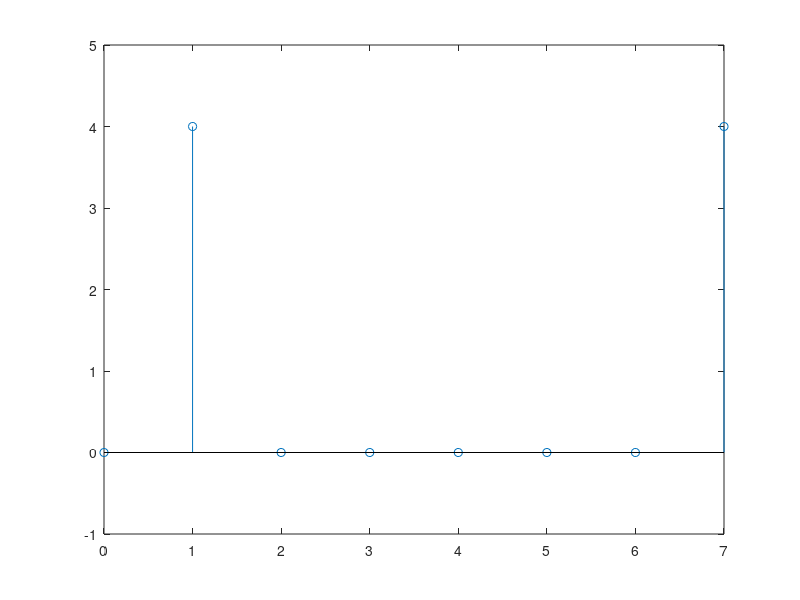
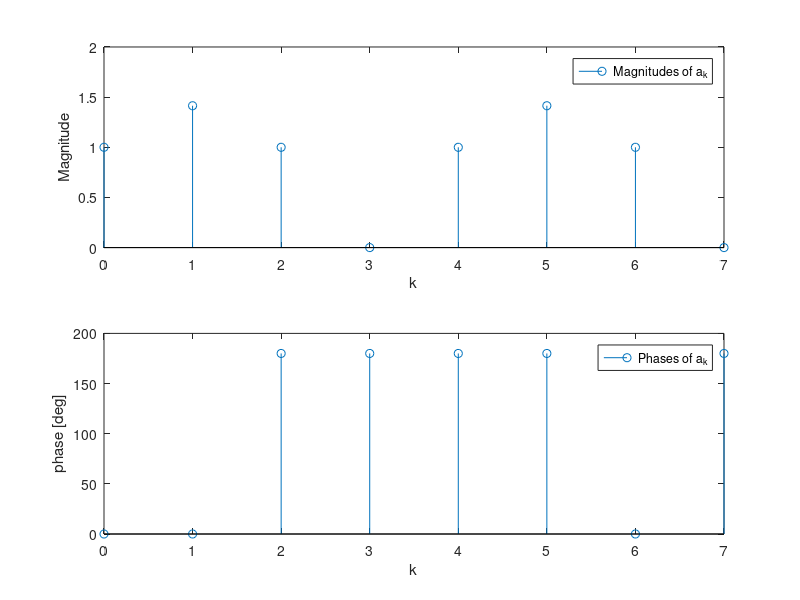

Write MATLAB code to recreate these figures, in order.
%% a
clear
clc

T = 7;
n = 0:1:6
w = 2.*pi./T;
magnitude = [];             % Array of magnitudes
phase = [];                 % Array of phases

x_n = 0;

for k = (0:6) 
    ak = (1/T.*((1-exp(-5j.*k.*w))./(1 - exp(-1j.*k.*w))));
    
    
    if k == 0
        x_n = x_n + (5/7).*exp(1j.*k.*w.*n);
        magnitude = [magnitude, abs(5/7)];
        phase = [phase, rad2deg(angle(5/7))];
    end
    
    if k ~= 0 
        x_n = x_n + (ak .* exp(1j.*k.*w.*n));
        magnitude = [magnitude, abs(ak)];
        phase = [phase, rad2deg(angle(ak))];
    end
end

figure(1)
stem(n,x_n);

figure(2)
subplot(2,1,[1 2]);
% Plot magnitudes
p2 = subplot(2,1,1);
k10 = 0:6;
stem(k10, magnitude);
xlabel(p2,'k');
ylabel(p2,'Magnitude');
legend(p2,'Magnitudes of a_k')

% Plot phases 
p3 = subplot(2,1,2);
k10 = 0:6;
stem(k10, phase);
xlabel(p3,'k');
ylabel(p3,'phase [deg]');
legend(p3,'Phases of a_k');

%% b
clear
clc

T = 6;
n = 0:1:5
w = 2.*pi./T;
magnitude = [];             % Array of magnitudes
phase = [];                 % Array of phases

x_n = 0;

for k = (0:5) 
    ak = (1/T.*((1-exp(-4j.*k.*w))./(1 - exp(-1j.*k.*w))));
    
    
    if k == 0
        x_n = x_n + (4/6).*exp(1j.*k.*w.*n);
        magnitude = [magnitude, abs(4/6)];
        phase = [phase, rad2deg(angle(4/6))];
    end
    
    if k ~= 0 
        x_n = x_n + (ak .* exp(1j.*k.*w.*n));
        magnitude = [magnitude, abs(ak)];
        phase = [phase, rad2deg(angle(ak))];
    end
end

figure(1)
stem(n,x_n);

figure(2)
subplot(2,1,[1 2]);
% Plot magnitudes
p2 = subplot(2,1,1);
k10 = 0:5;
stem(k10, magnitude);
xlabel(p2,'k');
ylabel(p2,'Magnitude');
legend(p2,'Magnitudes of a_k')

% Plot phases 
p3 = subplot(2,1,2);
k10 = 0:5;
stem(k10, phase);
xlabel(p3,'k');
ylabel(p3,'phase [deg]');
legend(p3,'Phases of a_k');

%% c
clear
clc

T = 6;
n = -2:1:3
w = 2.*pi./T;
magnitude = [];             % Array of magnitudes
phase = [];                 % Array of phases

x_n = 0;

for k = (-2:3) 
    ak = (1/T.*((-2.*cos((2.*pi.*k)./3))+(4.*cos((pi.*k)./3))+1));
    
    x_n = x_n + (ak .* exp(1j.*k.*w.*n));
    magnitude = [magnitude, abs(ak)];
    phase = [phase, rad2deg(angle(ak))];

end

figure(1)
stem(n,x_n);
% hold on 
% for k = (1:4)
%     f = n+(k.*T);
%     stem(f,x_n);
% end
% hold off

figure(2)
subplot(2,1,[1 2]);
% Plot magnitudes
p2 = subplot(2,1,1);
k10 = -2:3;
stem(k10, magnitude);
xlabel(p2,'k');
ylabel(p2,'Magnitude');
legend(p2,'Magnitudes of a_k')

% Plot phases 
p3 = subplot(2,1,2);
k10 = -2:3;
stem(k10, phase);
xlabel(p3,'k');
ylabel(p3,'phase [deg]');
legend(p3,'Phases of a_k');

%% Q3
clear
clc

T = 8;
n = 0:1:7
w = 2.*pi./T;
magnitude = [];             % Array of magnitudes
phase = [];                 % Array of phases

x_n = 0;

for k = (0:7) 
    ak = ((cos((k.*pi)./4)+sin((3.*k.*pi)./4)));

    x_n = x_n + (ak .* exp(1j.*k.*w.*n));
    magnitude = [magnitude, abs(ak)];
    phase = [phase, rad2deg(angle(ak))];

end

figure(1)
stem(n,x_n);

figure(2)
subplot(2,1,[1 2]);
% Plot magnitudes
p2 = subplot(2,1,1);
k10 = 0:7;
stem(k10, magnitude);
xlabel(p2,'k');
ylabel(p2,'Magnitude');
legend(p2,'Magnitudes of a_k')

% Plot phases 
p3 = subplot(2,1,2);
k10 = 0:7;
stem(k10, phase);
xlabel(p3,'k');
ylabel(p3,'phase [deg]');
legend(p3,'Phases of a_k');